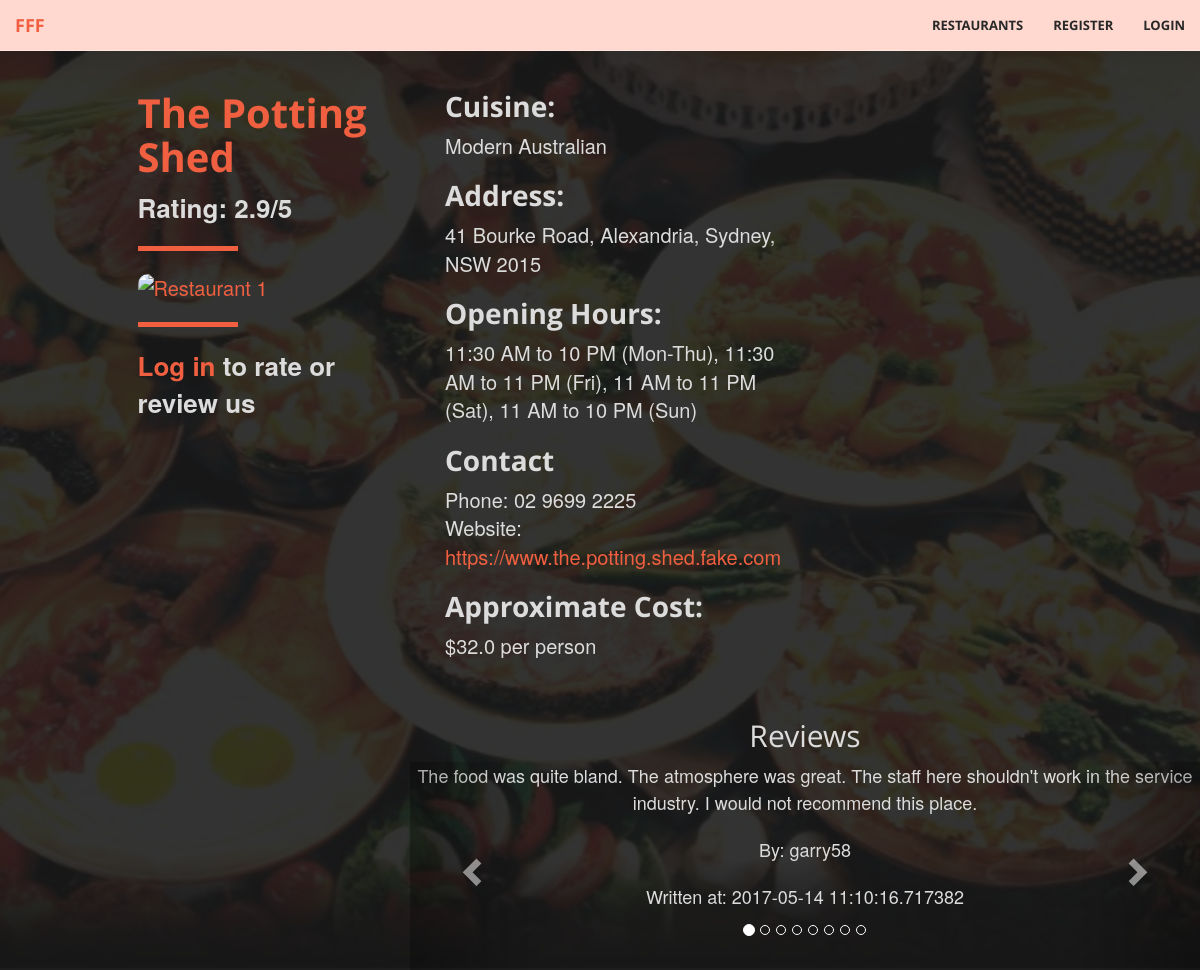
The page /restaurants/1 on the database its author committed.
### tables this page shows
CREATE TABLE Restaurants (
				id			INTEGER not null unique,
				name		TEXT not null,
				suburb	TEXT not null,
				address	TEXT not null,
				postcode INTEGER not null,
				phone		TEXT,
				hours		TEXT, -- business hours; varying format
				cuisine	TEXT not null,
				owner		TEXT,
				website	TEXT check (website like 'http%://%'),
				cost		FLOAT, -- average cost per person
				image		TEXT check (image like 'http%://%'),
				PRIMARY KEY (id),
				FOREIGN KEY (owner) REFERENCES Users(username)
			);

CREATE TABLE Reviews (
                user			TEXT not null,
                restaurant	INTEGER not null,
                review		TEXT not null,
                timestamp	DATE not null,
                PRIMARY KEY (user, restaurant), -- one review per user per restaurant
                FOREIGN KEY (user) REFERENCES Users(username),
                FOREIGN KEY (restaurant) REFERENCES Restaurants(id)
        );

### fff.py (the view, shortened to what this page needs)
@app.route('/restaurants', defaults={'rest_id': None}, methods=['GET', 'POST'])
@app.route('/restaurants/<path:rest_id>', methods=['GET', 'POST'])
def restaurants_page(rest_id=None):
    conn = sqlite3.connect('data.db')
    c = conn.cursor()
    if rest_id: # Display individual restaurant
        r = db_interface.get_restaurant_by_id(c, id=rest_id)
        if r:
            reviews = db_interface.get_reviews(c, rest_id)
            if request.method == 'GET':
                return render_template('restaurant.html', restaurant=r, logged_in=('username' in session), reviews=reviews)
    conn.close()

### classes.py (called while the page is built)
    def get_id(self): # Does not require setter
        return self.id

    def get_name(self):
        return self.name

    def get_address(self):
        return self.address

    def get_cuisine(self):
        return self.cuisine

    def get_phone(self):
        return self.phone

    def get_hours(self):
        return self.hours

    def get_rating(self):
        return self.rating

    def get_website(self):
        return self.website

    def get_cost(self):
        return self.cost

    def get_image(self):
        return self.image

    def get_user(self):
        return self.user

    def get_review(self):
        return self.review

    def get_timestamp(self):
        return self.timestamp

### db_interface.py (called while the page is built)
def get_restaurant_by_id(c, id):
    c.execute("""SELECT * FROM Restaurants WHERE ID=?""", (id, ))
    res = c.fetchone()
    if res:
        r = Restaurant(
            id=res[0],
            name=res[1],
            suburb=res[2],
            address=res[3],
            postcode=res[4],
            phone=res[5],
            hours=res[6],
            cuisine=res[7],
            owner=res[8],
            website=res[9],
            cost=res[10],
            image=res[11],
            rating=find_average_rating(c, res[0])
        )
        return r

def find_average_rating(c, i):
    ratings = c.execute("SELECT rating FROM Ratings WHERE restaurant=?", (i, )).fetchall()
    ratings = [r[0] for r in ratings]
    avg = average(ratings)
    if avg == -1:
        return "Unrated"
    return avg

def get_reviews(c, restaurant_id):
    results = []
    c.execute("SELECT * FROM Reviews WHERE restaurant=?", (restaurant_id, ))
    for review in c.fetchall():
        r = Review(
            user=review[0],
            review=review[2],
            timestamp=review[3]
        )
        results.append(r)
    return results

### fff_helpers.py (called while the page is built)
def average(arr):  # Calculates average value of an array
    total = 0
    i = 0
    for i in range(len(arr)):
        total += arr[i]
    if i == 0:
        return -1
    else:
        return round(total/i, 1)

### templates/restaurant.html (shortened to what this page needs)
{% extends "base.html" %}
{% block body %}
<header>
  <div class="restaurants">
    <div class="row">
      <br/>
      <div class="col-xs-3 col-xs-offset-1">
        <div class ="restaurants-listing-box">
          <div class="restaurants-listing">
            <h1>{{ restaurant.get_name() }} </h1>
            <b>Rating: {{ restaurant.get_rating() }}/5 </b>
            <hr align= "left">
            <a href="{{ url_for('restaurants_page', rest_id = restaurant.get_id()) }}"><img src="{{ restaurant.get_image() }}" alt="Restaurant 1" height ="300" width="440"></a> </br>
              {% if logged_in %}
                <h2>Rate us</h2>
                <form method="POST">
                  <fieldset class="rating">
                    <input type="radio" id="star5" name="rating" value="5" />
                    <label class = "full" for="star5" title="Amazing - 5 stars"></label>
                    <input type="radio" id="star4half" name="rating" value="4.5" />
                    <label class="half" for="star4half" title="4.5 stars"></label>
                    <input type="radio" id="star4" name="rating" value="4" />
                    <label class = "full" for="star4" title="Very good - 4 stars"></label>
                    <input type="radio" id="star3half" name="rating" value="3.5" />
                    <label class="half" for="star3half" title="3.5 stars"></label>
                    <input type="radio" id="star3" name="rating" value="3" />
                    <label class = "full" for="star3" title="Average - 3 stars"></label>
                    <input type="radio" id="star2half" name="rating" value="2.5" />
                    <label class="half" for="star2half" title="2.5 stars"></label>
                    <input type="radio" id="star2" name="rating" value="2" />
                    <label class = "full" for="star2" title="Below average - 2 stars"></label>
                    <input type="radio" id="star1half" name="rating" value="1.5" />
                    <label class="half" for="star1half" title="1.5 stars"></label>
                    <input type="radio" id="star1" name="rating" value="1" />
                    <label class = "full" for="star1" title="Not great - 1 star"></label>
                    <input type="radio" id="starhalf" name="rating" value="0.5" />
                    <label class="half" for="starhalf" title="0.5 stars"></label>
                  </fieldset>
                  <input type="submit" value="Submit" class="btn btn-primary">
                </form>
                <hr>
              {%else%}
              <hr align= "left">
              <b><a class="page-scroll" href="{{ url_for('login') }}">Log in </a> to rate or review us</b>
              {% endif %}
          </div>
        </div>
      </div>
      <div class="col-xs-4">
        <div class="restaurants-listing">
          <h2>Cuisine:</h2>
          {{ restaurant.get_cuisine() }} <br/>
          <h2>Address:</h2>
          {{ restaurant.get_address() }} <br/>
          <h2>Opening Hours:</h2>
          {{ restaurant.get_hours() }} <br/>
          <h2>Contact </h2>
          Phone: {{ restaurant.get_phone() }} <br/>
          Website: <a href="{{ restaurant.get_website() }}">{{ restaurant.get_website() }}</a> <br/>
          <h2>Approximate Cost:</h2>
          ${{restaurant.get_cost()}} per person <br/> <br/>
        </div>
      </div>
    </div>
    <div class="row">
      <div class="col-xs-3 col-xs-offset-1">
      </div>
      <div class="col-xs-8">
        <h2>Reviews</h2>
        <div id="carousel-reviews" class="carousel slide" data-ride="carousel">
          <div class="row">
            <div class="carousel-inner" role="listbox">
              {% for i in range(reviews|length) %}
                {% if i == 0 %}
                  <div class="item active">
                {% else %}
                  <div class="item">
                {% endif %}
                  <p>{{ reviews[i].get_review() }}</p>
                  <p>By: {{ reviews[i].get_user() }}</p>
                  <p>Written at: {{ reviews[i].get_timestamp() }}</p>
                  <br/>
                  <br/>
                </div>
              {% endfor %}
            </div>
            <a class="left carousel-control" href="#carousel-reviews" role="button" data-slide="prev">
              <span class="glyphicon glyphicon-chevron-left" aria-hidden="true"></span>
            </a>
            <a class="right carousel-control" href="#carousel-reviews" role="button" data-slide="next">
              <span class="glyphicon glyphicon-chevron-right" aria-hidden="true"></span>
            </a>
          </div>
          <div class="row">
            <ol class="carousel-indicators">
              {% for i in range(reviews|length) %}
                {% if i == 0 %}
                  <li data-target="#carousel-reviews" data-slide-to="{{ i }}" class="active"></li>
                {% else %}
                  <li data-target="#carousel-reviews" data-slide-to="{{ i }}"></li>
                {% endif %}
              {% endfor %}
            </ol>
          </div>
        </div>
      </div>
    </div>
  </div>
</header>
{% endblock %}

### templates/base.html (shortened to what this page needs)
<!DOCTYPE html>
<html lang="en">
    <head>
        <link href="{{ url_for('static', filename='vendor/bootstrap/css/bootstrap.min.css') }}" rel="stylesheet" type="text/css">
        <link href="{{ url_for('static', filename='vendor/font-awesome/css/font-awesome.min.css') }}" rel="stylesheet" type="text/css">
        <link href="{{ url_for('static', filename='vendor/bootstrap/css/bootstrap-select.min.css') }}" rel="stylesheet" type="text/css">
        <link href="{{ url_for('static', filename='fonts/open_sans.css') }}" rel="stylesheet" type="text/css">
        <link href="{{ url_for('static', filename='fonts/josefin_sans.css') }}" rel="stylesheet" type="text/css">
        <link href="{{ url_for('static', filename='css/fff.css') }}" rel="stylesheet" type="text/css">
        <link href="{{ url_for('static', filename='css/ratings.css') }}" rel="stylesheet" type="text/css">
    </head>
    <body>
      <div class="row">
        <nav id="mainNav" class="navbar navbar-default navbar-fixed-top">
          <div class="container-fluid">
            <div class="navbar-header">
              <a class="navbar-brand page-scroll" href="{{ url_for('home_page') }}">FFF</a>
            </div>
            <div class="collapse navbar-collapse" id="bs-example-navbar-collapse-1">
              <ul class="nav navbar-nav navbar-right">
                <li>
                  <a class="page-scroll" href="{{ url_for('restaurants_page') }}">Restaurants</a>
                </li>
                <li>
                  {% if session['logged_in'] != True %}
                    <a class="page-scroll" href="{{ url_for('register') }}">Register</a>
                  {% endif %}
                </li>
                <li>
                  {% if session['logged_in'] == True %}
                    <a class="page-scroll" href="{{ url_for('logout') }}">Logout</a>
                  {% else %}
                    <a class="page-scroll" href="{{ url_for('login') }}">Login</a>
                  {% endif %}
                </li>
              </ul>
            </div>
          </div>
        </nav>
      </div>
      {% block body %}
      {% endblock %}
    </body>
</html>

### static/css/fff.css (style rules this page uses)
html, body { height: 100%; width: 100%; }
body { font-family: 'Josefin Sans', 'Helvetica Neue', Arial, sans-serif; }
hr { border-color: #F05F40; border-width: 5px; max-width: 100px; }
a { -webkit-transition: all 0.35s; -moz-transition: all 0.35s; transition: all 0.35s; color: #F05F40; }
h1, h2, h3, h4, h5, h6 { font-family: 'Open Sans', 'Helvetica Neue', Arial, sans-serif; }
p { font-size: 18px; line-height: 1.5; margin-bottom: 20px; }
.navbar-default { background-color: white; border-color: rgba(34, 34, 34, 0.05); font-family: 'Open Sans', 'Helvetica Neue', Arial, sans-serif; -webkit-transition: all 0.35s; -moz-transition: all 0.35s; transition: all 0.35s; }
.navbar-default .navbar-header .navbar-brand { color: #F05F40; font-family: 'Open Sans', 'Helvetica Neue', Arial, sans-serif; font-weight: 700; text-transform: uppercase; }
.navbar-default .nav > li > a, .navbar-default .nav > li > a:focus { text-transform: uppercase; font-weight: 700; font-size: 13px; color: #222222; }
@media (min-width: 768px) { .navbar-default { background-color: #ffd9d0; border-color: rgba(255, 255, 255, 0.3); } }
@media (min-width: 768px) { .navbar-default .navbar-header .navbar-brand { color: rgb(40,40,40); } }
@media (min-width: 768px) { .navbar-default .nav > li > a, .navbar-default .nav > li > a:focus { color: rgb(40,40,40); } }
header { position: relative; width: 100%; min-height: auto; -webkit-background-size: cover; -moz-background-size: cover; background-size: cover; background-attachment: fixed; -o-background-size: cover; background-position: center; background-image: url('../img/FFFBackground.jpg'); text-align: center; color: rgb(220,220,220); margin-top: 40px; }
@media (min-width: 768px) { header { min-height: 100%; } }
body { webkit-tap-highlight-color: #222222; }
.restaurants { position: relative; overflow: auto; background-color: rgba(0, 0, 0, 0.8); }
.restaurants .restaurants-listing { text-align: left; font-size:20px; padding: 10px; margin-left: 25px; }
.restaurants .restaurants-listing h1 { font-size: 40px; color: #F05F40; font-weight: bold; }
.restaurants .restaurants-listing h2 { font-weight: bold; font-size:28px; }
.restaurants .restaurants-listing b { font-weight: none; font-size: 26px; }
img { max-height: 100%; max-width: 100%; border-radius: 10px; }
.collapse li a { color: white; }

### rows shown on the page
Restaurants: get_name "The Potting Shed", get_cuisine "Modern Australian", get_address "41 Bourke Road, Alexandria, Sydney, NSW 2015", get_hours "11:30 AM to 10 PM (Mon-Thu), 11:30 AM to 11 PM (Fri), 11 AM to 11 PM (Sat), 11 AM to 10 PM (Sun)", get_phone "02 9699 2225", get_website "https://www.the.potting.shed.fake.com", get_cost "32.0"
Reviews: review "The food was quite bland. The atmosphere was great. The staff here shouldn't work in the service industry. I would not recommend this place.", user "garry58", timestamp "2017-05-14 11:10:16.717382"

### other values the page prints
{{ restaurant.get_rating() }} "2.9"
